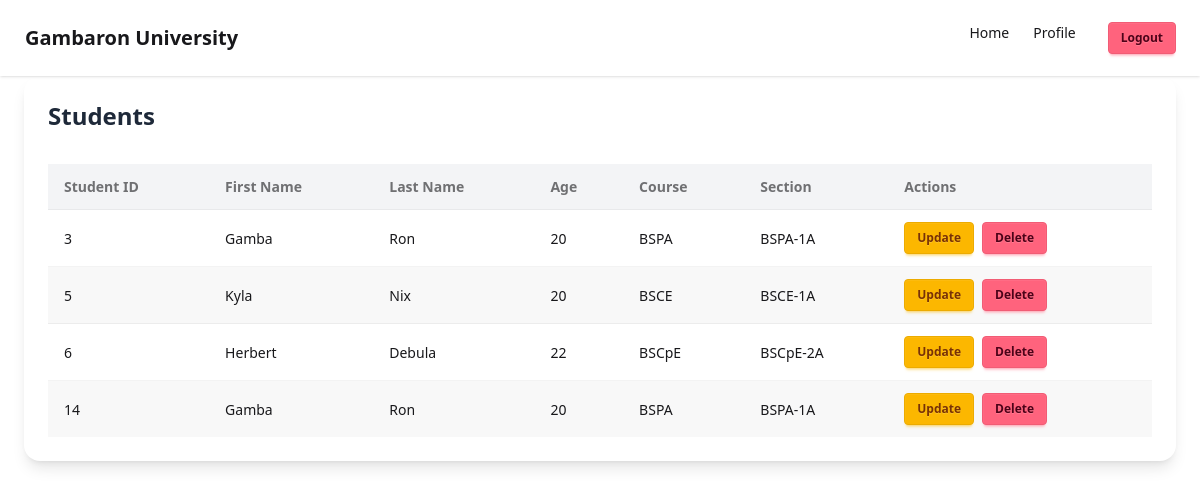
/students/, run on an earlier commit of the app's database.
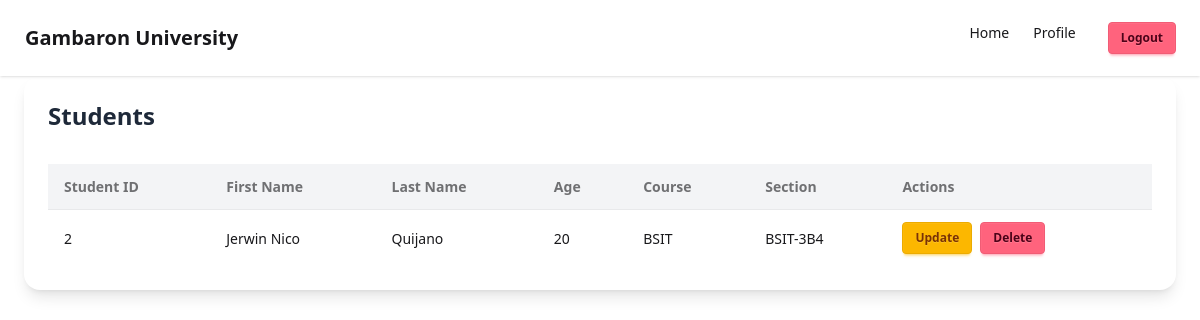
And on a later commit of the database.
### online_enrollment/models.py (models this page shows, shortened)
class Students(models.Model):
    user = models.ForeignKey(User, on_delete=models.CASCADE)
    user_profile = models.ImageField(upload_to='images/')
    first_name = models.CharField(max_length=100)
    last_name = models.CharField(max_length=100)
    age = models.IntegerField()
    course = models.CharField(max_length=100)
    section = models.CharField(max_length=100)
    student_id = models.CharField(max_length=20)

### online_enrollment/views.py (the view)
# urls.py: path('students/', views.StudentView, name="students"),
def StudentView(request):
    students_data = Students.objects.all()
    if request.method == 'POST':
        form = StudentForm(request.POST)
        if form.is_valid():
            form.save()
    else:
        form = StudentForm()
    return render(request, 'student/students.html', {
        "students": students_data,
        "forms": form
    })

### online_enrollment/templates/student/students.html (shortened to what this page needs)
{% extends "base.html" %}
{% block content %}
<div class="w-full max-w-6xl mx-auto p-6 bg-white rounded-2xl shadow-lg flex flex-col gap-8">
    <h1 class="text-2xl font-bold text-gray-800">Students</h1>
    <div class="overflow-x-auto">
        <table class="table table-zebra w-full">
            <thead>
                <tr class="bg-gray-100">
                    <th>Student ID</th>
                    <th>First Name</th>
                    <th>Last Name</th>
                    <th>Age</th>
                    <th>Course</th>
                    <th>Section</th>
                    <th>Actions</th>
                </tr>
            </thead>
            <tbody>
                {% for student in students %}
                <tr>
                    <td>{{ student.id }}</td>
                    <td>{{ student.first_name }}</td>
                    <td>{{ student.last_name }}</td>
                    <td>{{ student.age }}</td>
                    <td>{{ student.course }}</td>
                    <td>{{ student.section }}</td>
                    <td class="flex gap-2">
                        <a href="{% url 'update_student' student.pk %}" class="btn btn-warning btn-sm">Update</a>
                        <a href="{% url 'delete_student' student.pk %}" class="btn btn-error btn-sm">Delete</a>
                    </td>
                </tr>
                {% empty %}
                <tr>
                    <td colspan="7" class="text-center text-gray-500">No students available.</td>
                </tr>
                {% endfor %}
            </tbody>
        </table>
    </div>
</div>
{% endblock %}

### templates/base.html (shortened to what this page needs)
<!DOCTYPE html>
<html lang="en">
<head>
    <link href="https://cdn.jsdelivr.net/npm/daisyui@5" rel="stylesheet" type="text/css" />
    <script src="https://cdn.jsdelivr.net/npm/@tailwindcss/browser@4"></script>
</head>
<body>
    {% include 'navbar.html' %}
        {% block content %}{% endblock %}
</body>
</html>

### templates/navbar.html (shortened to what this page needs)
<nav class="navbar bg-base-100 shadow">
  <div class="flex-1">
    <a class="btn btn-ghost text-xl">Gambaron University</a>
  </div>
  <div class="flex-none">
    <ul class="menu menu-horizontal px-1">
      <li><a href="{% url 'home' %}">Home</a></li>
      <li><a href="{% url "profile" user.pk %}">Profile</a></li>
      <li>
        <form method="POST" action="{% url 'logout' %}">
          <button class="btn btn-error btn-sm ml-2">Logout</button>
        </form>
      </li>
    </ul>
  </div>
</nav>

What changed in the data, as far as the page shows it:
removed Students: id "3", first_name "Gamba", last_name "Ron", age "20", course "BSPA", section "BSPA-1A"
removed Students: id "5", first_name "Kyla", last_name "Nix", age "20", course "BSCE", section "BSCE-1A"
removed Students: id "6", first_name "Herbert", last_name "Debula", age "22", course "BSCpE", section "BSCpE-2A"
removed Students: id "14", first_name "Gamba", last_name "Ron", age "20", course "BSPA", section "BSPA-1A"
added Students: id "2", first_name "Jerwin Nico", last_name "Quijano", age "20", course "BSIT", section "BSIT-3B4"
